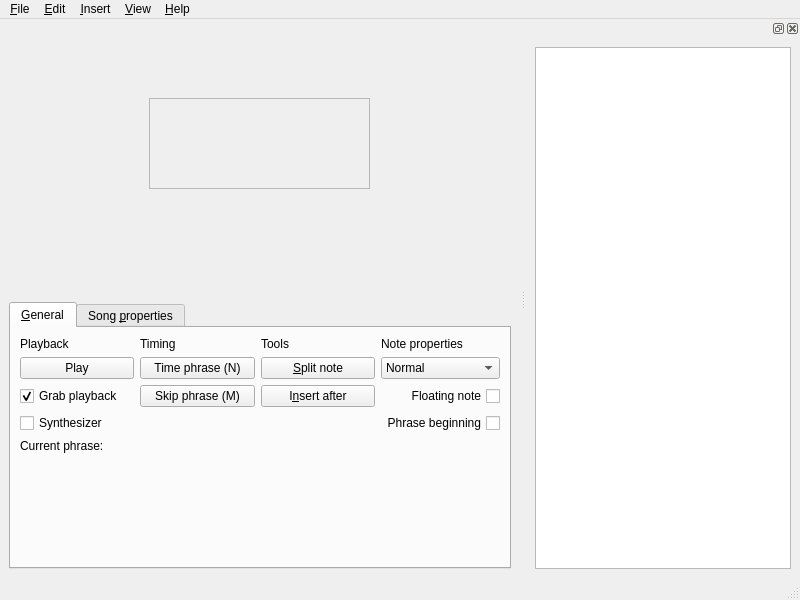
<?xml version="1.0" encoding="UTF-8"?>
<ui version="4.0">
 <class>EditorApp</class>
 <widget class="QMainWindow" name="EditorApp">
  <property name="geometry">
   <rect>
    <x>0</x>
    <y>0</y>
    <width>800</width>
    <height>600</height>
   </rect>
  </property>
  <property name="sizePolicy">
   <sizepolicy hsizetype="MinimumExpanding" vsizetype="MinimumExpanding">
    <horstretch>0</horstretch>
    <verstretch>0</verstretch>
   </sizepolicy>
  </property>
  <property name="minimumSize">
   <size>
    <width>600</width>
    <height>500</height>
   </size>
  </property>
  <property name="windowTitle">
   <string>Editor</string>
  </property>
  <widget class="QWidget" name="centralwidget">
   <layout class="QVBoxLayout" name="verticalLayout_2">
    <item>
     <widget class="QFrame" name="topFrame">
      <property name="sizePolicy">
       <sizepolicy hsizetype="Expanding" vsizetype="Expanding">
        <horstretch>0</horstretch>
        <verstretch>0</verstretch>
       </sizepolicy>
      </property>
      <property name="frameShape">
       <enum>QFrame::NoFrame</enum>
      </property>
      <property name="frameShadow">
       <enum>QFrame::Plain</enum>
      </property>
      <widget class="QScrollArea" name="noteGraphScroller">
       <property name="geometry">
        <rect>
         <x>140</x>
         <y>70</y>
         <width>221</width>
         <height>91</height>
        </rect>
       </property>
       <property name="widgetResizable">
        <bool>true</bool>
       </property>
       <widget class="QWidget" name="noteGraphScrollerContents">
        <property name="geometry">
         <rect>
          <x>0</x>
          <y>0</y>
          <width>219</width>
          <height>89</height>
         </rect>
        </property>
       </widget>
      </widget>
     </widget>
    </item>
    <item>
     <widget class="QTabWidget" name="tabWidget">
      <property name="maximumSize">
       <size>
        <width>16777215</width>
        <height>300</height>
       </size>
      </property>
      <widget class="QWidget" name="tabGeneral">
       <attribute name="title">
        <string>&amp;General</string>
       </attribute>
       <attribute name="toolTip">
        <string>General</string>
       </attribute>
       <attribute name="whatsThis">
        <string>This tab contains playback, timing and note manipulation tools.</string>
       </attribute>
       <layout class="QGridLayout" name="gridLayout">
        <item row="0" column="0">
         <widget class="QLabel" name="lblPlayback">
          <property name="text">
           <string>Playback</string>
          </property>
         </widget>
        </item>
        <item row="0" column="1">
         <widget class="QLabel" name="lblTiming">
          <property name="text">
           <string>Timing</string>
          </property>
         </widget>
        </item>
        <item row="0" column="2">
         <widget class="QLabel" name="lblTools">
          <property name="text">
           <string>Tools</string>
          </property>
         </widget>
        </item>
        <item row="0" column="3">
         <widget class="QLabel" name="lblNoteProperties">
          <property name="layoutDirection">
           <enum>Qt::LeftToRight</enum>
          </property>
          <property name="text">
           <string>Note properties</string>
          </property>
         </widget>
        </item>
        <item row="1" column="0">
         <widget class="QPushButton" name="cmdPlay">
          <property name="toolTip">
           <string>Play/pause the music file</string>
          </property>
          <property name="text">
           <string>Play</string>
          </property>
         </widget>
        </item>
        <item row="1" column="1">
         <widget class="QPushButton" name="cmdTimeSentence">
          <property name="toolTip">
           <string>Set selected note start to cursor position and move to next phrase start</string>
          </property>
          <property name="text">
           <string>Time phrase (N)</string>
          </property>
          <property name="shortcut">
           <string>N</string>
          </property>
         </widget>
        </item>
        <item row="1" column="2">
         <widget class="QPushButton" name="cmdSplit">
          <property name="toolTip">
           <string>Split selected note into two new ones</string>
          </property>
          <property name="text">
           <string>&amp;Split note</string>
          </property>
         </widget>
        </item>
        <item row="2" column="0">
         <widget class="QCheckBox" name="chkGrabSeekHandle">
          <property name="toolTip">
           <string>Make sure the playback cursor is always visible</string>
          </property>
          <property name="text">
           <string>Grab playback</string>
          </property>
          <property name="checked">
           <bool>true</bool>
          </property>
         </widget>
        </item>
        <item row="2" column="1">
         <widget class="QPushButton" name="cmdSkipSentence">
          <property name="toolTip">
           <string>Skip to next phrase start without timing</string>
          </property>
          <property name="text">
           <string>Skip phrase (M)</string>
          </property>
          <property name="shortcut">
           <string>M</string>
          </property>
         </widget>
        </item>
        <item row="2" column="2">
         <widget class="QPushButton" name="cmdInsert">
          <property name="toolTip">
           <string>Insert new notes after the selected one</string>
          </property>
          <property name="text">
           <string>I&amp;nsert after</string>
          </property>
         </widget>
        </item>
        <item row="3" column="0">
         <widget class="QCheckBox" name="chkSynth">
          <property name="toolTip">
           <string>Synthesize and play notes during playback</string>
          </property>
          <property name="text">
           <string>Synthesizer</string>
          </property>
         </widget>
        </item>
        <item row="5" column="0">
         <spacer name="verticalSpacer">
          <property name="orientation">
           <enum>Qt::Vertical</enum>
          </property>
          <property name="sizeHint" stdset="0">
           <size>
            <width>20</width>
            <height>40</height>
           </size>
          </property>
         </spacer>
        </item>
        <item row="4" column="0" colspan="4">
         <widget class="QLabel" name="lblCurrentSentence">
          <property name="text">
           <string>Current phrase:</string>
          </property>
         </widget>
        </item>
        <item row="1" column="3">
         <widget class="QComboBox" name="cmbNoteType">
          <property name="toolTip">
           <string>Note type</string>
          </property>
          <property name="statusTip">
           <string>Choose what kind of note the selection should be.</string>
          </property>
          <property name="editable">
           <bool>false</bool>
          </property>
          <item>
           <property name="text">
            <string>Normal</string>
           </property>
          </item>
          <item>
           <property name="text">
            <string>Golden</string>
           </property>
          </item>
          <item>
           <property name="text">
            <string>Freestyle</string>
           </property>
          </item>
         </widget>
        </item>
        <item row="2" column="3">
         <widget class="QCheckBox" name="chkFloating">
          <property name="toolTip">
           <string>Floating notes automatically adjust with regards to neighbours</string>
          </property>
          <property name="layoutDirection">
           <enum>Qt::RightToLeft</enum>
          </property>
          <property name="text">
           <string>Floating note</string>
          </property>
         </widget>
        </item>
        <item row="3" column="3">
         <widget class="QCheckBox" name="chkLineBreak">
          <property name="toolTip">
           <string>Check to start a new phrase with selected note</string>
          </property>
          <property name="layoutDirection">
           <enum>Qt::RightToLeft</enum>
          </property>
          <property name="text">
           <string>Phrase beginning</string>
          </property>
         </widget>
        </item>
       </layout>
      </widget>
      <widget class="QWidget" name="tabSong">
       <attribute name="title">
        <string>Song &amp;properties</string>
       </attribute>
       <attribute name="toolTip">
        <string>Song properties</string>
       </attribute>
       <attribute name="whatsThis">
        <string>This tab lets you to configure the song metadata</string>
       </attribute>
       <layout class="QGridLayout" name="gridLayout_5" columnstretch="10,70,10,20">
        <item row="0" column="0">
         <widget class="QLabel" name="label">
          <property name="text">
           <string>Title</string>
          </property>
         </widget>
        </item>
        <item row="0" column="1">
         <widget class="QLineEdit" name="txtTitle"/>
        </item>
        <item row="0" column="2">
         <widget class="QLabel" name="label_9">
          <property name="text">
           <string>Genre</string>
          </property>
          <property name="alignment">
           <set>Qt::AlignRight|Qt::AlignTrailing|Qt::AlignVCenter</set>
          </property>
         </widget>
        </item>
        <item row="0" column="3">
         <widget class="QLineEdit" name="txtGenre"/>
        </item>
        <item row="1" column="0">
         <widget class="QLabel" name="label_2">
          <property name="text">
           <string>Artist</string>
          </property>
         </widget>
        </item>
        <item row="1" column="1">
         <widget class="QLineEdit" name="txtArtist"/>
        </item>
        <item row="1" column="2">
         <widget class="QLabel" name="label_10">
          <property name="text">
           <string>Year</string>
          </property>
          <property name="alignment">
           <set>Qt::AlignRight|Qt::AlignTrailing|Qt::AlignVCenter</set>
          </property>
         </widget>
        </item>
        <item row="1" column="3">
         <widget class="QLineEdit" name="txtYear"/>
        </item>
        <item row="2" column="0">
         <widget class="QLabel" name="label_7">
          <property name="text">
           <string>Music</string>
          </property>
         </widget>
        </item>
        <item row="2" column="1">
         <widget class="QLabel" name="valMusicFile">
          <property name="toolTip">
           <string>Path to the music file</string>
          </property>
          <property name="text">
           <string>No music</string>
          </property>
         </widget>
        </item>
        <item row="3" column="1">
         <spacer name="verticalSpacer_2">
          <property name="orientation">
           <enum>Qt::Vertical</enum>
          </property>
          <property name="sizeHint" stdset="0">
           <size>
            <width>20</width>
            <height>40</height>
           </size>
          </property>
         </spacer>
        </item>
        <item row="2" column="3">
         <widget class="QPushButton" name="cmdMusicFile">
          <property name="toolTip">
           <string>Change music file...</string>
          </property>
          <property name="text">
           <string>Load music...</string>
          </property>
         </widget>
        </item>
       </layout>
      </widget>
     </widget>
    </item>
   </layout>
  </widget>
  <widget class="QMenuBar" name="menubar">
   <property name="geometry">
    <rect>
     <x>0</x>
     <y>0</y>
     <width>800</width>
     <height>25</height>
    </rect>
   </property>
   <widget class="QMenu" name="menuFile">
    <property name="title">
     <string>&amp;File</string>
    </property>
    <widget class="QMenu" name="menuExport">
     <property name="title">
      <string>Expo&amp;rt</string>
     </property>
     <addaction name="actionSingStarXML"/>
     <addaction name="actionUltraStarTXT"/>
     <addaction name="actionFoFMIDI"/>
     <addaction name="separator"/>
     <addaction name="actionLRC"/>
     <addaction name="separator"/>
     <addaction name="actionLyricsToFile"/>
     <addaction name="actionLyricsToClipboard"/>
    </widget>
    <addaction name="actionNew"/>
    <addaction name="actionOpen"/>
    <addaction name="separator"/>
    <addaction name="actionSave"/>
    <addaction name="actionSaveAs"/>
    <addaction name="separator"/>
    <addaction name="menuExport"/>
    <addaction name="separator"/>
    <addaction name="actionExit"/>
   </widget>
   <widget class="QMenu" name="menuEdit">
    <property name="title">
     <string>&amp;Edit</string>
    </property>
    <widget class="QMenu" name="menuPreferences">
     <property name="title">
      <string>P&amp;references</string>
     </property>
     <addaction name="actionAntiAliasing"/>
    </widget>
    <addaction name="actionUndo"/>
    <addaction name="actionRedo"/>
    <addaction name="separator"/>
    <addaction name="actionCut"/>
    <addaction name="actionCopy"/>
    <addaction name="actionPaste"/>
    <addaction name="actionDelete"/>
    <addaction name="separator"/>
    <addaction name="actionSelectAll"/>
    <addaction name="separator"/>
    <addaction name="menuPreferences"/>
   </widget>
   <widget class="QMenu" name="menuHelp">
    <property name="title">
     <string>&amp;Help</string>
    </property>
    <addaction name="actionHelp"/>
    <addaction name="actionGettingStarted"/>
    <addaction name="actionWhatsThis"/>
    <addaction name="separator"/>
    <addaction name="actionAboutQt"/>
    <addaction name="actionAbout"/>
   </widget>
   <widget class="QMenu" name="menuInsert">
    <property name="title">
     <string>&amp;Insert</string>
    </property>
    <addaction name="actionMusicFile"/>
    <addaction name="actionAdditionalMusicFile"/>
    <addaction name="separator"/>
    <addaction name="actionLyricsFromFile"/>
    <addaction name="actionLyricsFromClipboard"/>
    <addaction name="actionLyricsFromLRCFile"/>
   </widget>
   <widget class="QMenu" name="menu_View">
    <property name="title">
     <string>&amp;View</string>
    </property>
    <addaction name="actionZoomIn"/>
    <addaction name="actionZoomOut"/>
    <addaction name="actionResetZoom"/>
   </widget>
   <addaction name="menuFile"/>
   <addaction name="menuEdit"/>
   <addaction name="menuInsert"/>
   <addaction name="menu_View"/>
   <addaction name="menuHelp"/>
  </widget>
  <widget class="QStatusBar" name="statusbar"/>
  <widget class="QDockWidget" name="helpDock">
   <property name="enabled">
    <bool>true</bool>
   </property>
   <attribute name="dockWidgetArea">
    <number>2</number>
   </attribute>
   <widget class="QWidget" name="dockWidgetContents">
    <layout class="QVBoxLayout" name="verticalLayout">
     <item>
      <widget class="QTextBrowser" name="helpBrowser">
       <property name="sizePolicy">
        <sizepolicy hsizetype="Expanding" vsizetype="Expanding">
         <horstretch>0</horstretch>
         <verstretch>0</verstretch>
        </sizepolicy>
       </property>
       <property name="source">
        <url>
         <string>qrc:/docs/helpindex.html</string>
        </url>
       </property>
       <property name="openExternalLinks">
        <bool>true</bool>
       </property>
      </widget>
     </item>
    </layout>
   </widget>
  </widget>
  <action name="actionAbout">
   <property name="text">
    <string>&amp;About...</string>
   </property>
  </action>
  <action name="actionNew">
   <property name="text">
    <string>&amp;New</string>
   </property>
   <property name="shortcut">
    <string>Ctrl+N</string>
   </property>
  </action>
  <action name="actionOpen">
   <property name="text">
    <string>&amp;Open...</string>
   </property>
   <property name="shortcut">
    <string>Ctrl+O</string>
   </property>
  </action>
  <action name="actionSave">
   <property name="text">
    <string>&amp;Save</string>
   </property>
   <property name="shortcut">
    <string>Ctrl+S</string>
   </property>
  </action>
  <action name="actionSaveAs">
   <property name="text">
    <string>S&amp;ave as...</string>
   </property>
  </action>
  <action name="actionExit">
   <property name="text">
    <string>E&amp;xit</string>
   </property>
   <property name="shortcut">
    <string>Ctrl+Q</string>
   </property>
  </action>
  <action name="actionUndo">
   <property name="enabled">
    <bool>false</bool>
   </property>
   <property name="text">
    <string>&amp;Undo</string>
   </property>
   <property name="shortcut">
    <string>Ctrl+Z</string>
   </property>
  </action>
  <action name="actionRedo">
   <property name="enabled">
    <bool>false</bool>
   </property>
   <property name="text">
    <string>&amp;Redo</string>
   </property>
   <property name="shortcut">
    <string>Ctrl+Shift+Z</string>
   </property>
  </action>
  <action name="actionSingStarXML">
   <property name="text">
    <string>&amp;SingStar XML...</string>
   </property>
  </action>
  <action name="actionLyricsToFile">
   <property name="text">
    <string>Lyrics to fi&amp;le...</string>
   </property>
  </action>
  <action name="actionLyricsToClipboard">
   <property name="text">
    <string>Lyrics to &amp;clipboard</string>
   </property>
  </action>
  <action name="actionMusicFile">
   <property name="text">
    <string>&amp;Music file...</string>
   </property>
  </action>
  <action name="actionLyricsFromFile">
   <property name="text">
    <string>Lyrics from fi&amp;le...</string>
   </property>
  </action>
  <action name="actionLyricsFromClipboard">
   <property name="text">
    <string>Lyrics from &amp;clipboard</string>
   </property>
  </action>
  <action name="actionUltraStarTXT">
   <property name="text">
    <string>&amp;UltraStar TXT...</string>
   </property>
  </action>
  <action name="actionFoFMIDI">
   <property name="text">
    <string>&amp;FoF MIDI...</string>
   </property>
  </action>
  <action name="actionWhatsThis">
   <property name="text">
    <string>&amp;What's this?</string>
   </property>
  </action>
  <action name="actionAntiAliasing">
   <property name="checkable">
    <bool>true</bool>
   </property>
   <property name="text">
    <string>&amp;Anti-aliasing</string>
   </property>
   <property name="toolTip">
    <string>Use anti-aliasing for the pitch visualization</string>
   </property>
  </action>
  <action name="actionGettingStarted">
   <property name="text">
    <string>&amp;Getting started</string>
   </property>
  </action>
  <action name="actionSelectAll">
   <property name="text">
    <string>Select &amp;all</string>
   </property>
   <property name="shortcut">
    <string>Ctrl+A</string>
   </property>
  </action>
  <action name="actionCopy">
   <property name="text">
    <string>&amp;Copy</string>
   </property>
   <property name="shortcut">
    <string>Ctrl+C</string>
   </property>
  </action>
  <action name="actionCut">
   <property name="text">
    <string>Cu&amp;t</string>
   </property>
   <property name="shortcut">
    <string>Ctrl+X</string>
   </property>
  </action>
  <action name="actionPaste">
   <property name="text">
    <string>&amp;Paste</string>
   </property>
   <property name="shortcut">
    <string>Ctrl+V</string>
   </property>
  </action>
  <action name="actionDelete">
   <property name="text">
    <string>&amp;Delete</string>
   </property>
   <property name="shortcut">
    <string>Del</string>
   </property>
  </action>
  <action name="actionZoomIn">
   <property name="text">
    <string>Zoom &amp;in</string>
   </property>
   <property name="shortcut">
    <string>Ctrl++</string>
   </property>
  </action>
  <action name="actionZoomOut">
   <property name="text">
    <string>Zoom &amp;out</string>
   </property>
   <property name="shortcut">
    <string>Ctrl+-</string>
   </property>
  </action>
  <action name="actionResetZoom">
   <property name="text">
    <string>&amp;Reset zoom</string>
   </property>
   <property name="shortcut">
    <string>Ctrl+0</string>
   </property>
  </action>
  <action name="actionLRC">
   <property name="text">
    <string>&amp;LRC...</string>
   </property>
  </action>
  <action name="actionHelp">
   <property name="text">
    <string>&amp;Contents</string>
   </property>
   <property name="shortcut">
    <string>F1</string>
   </property>
  </action>
  <action name="actionAboutQt">
   <property name="text">
    <string>About Qt...</string>
   </property>
  </action>
  <action name="actionAdditionalMusicFile">
   <property name="text">
    <string>&amp;Additional music file...</string>
   </property>
  </action>
  <action name="actionLyricsFromLRCFile">
   <property name="text">
    <string>Lyrics from LRC/Soramimi file</string>
   </property>
  </action>
 </widget>
 <resources/>
 <connections>
  <connection>
   <sender>actionHelp</sender>
   <signal>triggered()</signal>
   <receiver>helpDock</receiver>
   <slot>show()</slot>
   <hints>
    <hint type="sourcelabel">
     <x>-1</x>
     <y>-1</y>
    </hint>
    <hint type="destinationlabel">
     <x>751</x>
     <y>301</y>
    </hint>
   </hints>
  </connection>
 </connections>
</ui>
